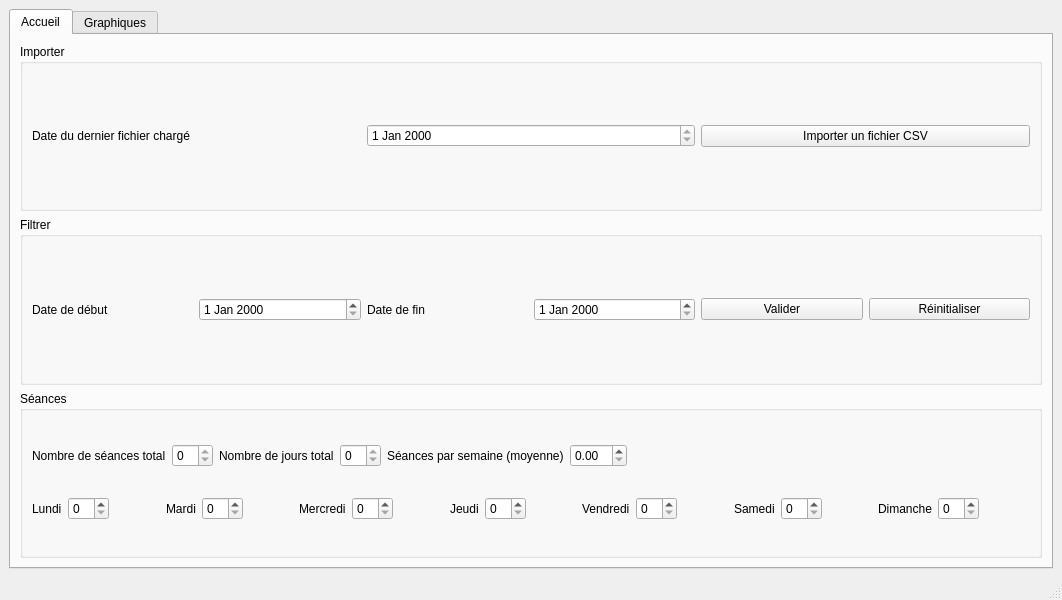
<?xml version="1.0" encoding="UTF-8"?>
<ui version="4.0">
 <class>MainWindow</class>
 <widget class="QMainWindow" name="MainWindow">
  <property name="geometry">
   <rect>
    <x>0</x>
    <y>0</y>
    <width>1062</width>
    <height>600</height>
   </rect>
  </property>
  <property name="windowTitle">
   <string>Workout Viewer</string>
  </property>
  <widget class="QWidget" name="centralwidget">
   <layout class="QVBoxLayout" name="verticalLayout">
    <item>
     <widget class="QTabWidget" name="tabWidget">
      <property name="currentIndex">
       <number>0</number>
      </property>
      <widget class="QWidget" name="tab">
       <attribute name="title">
        <string>Accueil</string>
       </attribute>
       <layout class="QHBoxLayout" name="horizontalLayout">
        <item>
         <layout class="QVBoxLayout" name="verticalLayout_4">
          <item>
           <widget class="QGroupBox" name="groupBox">
            <property name="title">
             <string>Importer</string>
            </property>
            <layout class="QHBoxLayout" name="horizontalLayout_4">
             <item>
              <widget class="QLabel" name="label">
               <property name="text">
                <string>Date du dernier fichier chargé</string>
               </property>
              </widget>
             </item>
             <item>
              <widget class="QDateEdit" name="lastDateInput">
               <property name="readOnly">
                <bool>true</bool>
               </property>
              </widget>
             </item>
             <item>
              <widget class="QPushButton" name="importCSVButton">
               <property name="text">
                <string>Importer un fichier CSV</string>
               </property>
              </widget>
             </item>
            </layout>
           </widget>
          </item>
          <item>
           <widget class="QGroupBox" name="groupBox_2">
            <property name="title">
             <string>Filtrer</string>
            </property>
            <layout class="QHBoxLayout" name="horizontalLayout_5">
             <item>
              <widget class="QLabel" name="label_2">
               <property name="text">
                <string>Date de début</string>
               </property>
              </widget>
             </item>
             <item>
              <widget class="QDateEdit" name="startEdit"/>
             </item>
             <item>
              <widget class="QLabel" name="label_3">
               <property name="text">
                <string>Date de fin</string>
               </property>
              </widget>
             </item>
             <item>
              <widget class="QDateEdit" name="endEdit"/>
             </item>
             <item>
              <widget class="QPushButton" name="validateButton">
               <property name="text">
                <string>Valider</string>
               </property>
               <property name="checkable">
                <bool>false</bool>
               </property>
              </widget>
             </item>
             <item>
              <widget class="QPushButton" name="resetButton">
               <property name="text">
                <string>Réinitialiser</string>
               </property>
              </widget>
             </item>
            </layout>
           </widget>
          </item>
          <item>
           <widget class="QGroupBox" name="groupBox_3">
            <property name="title">
             <string>Séances</string>
            </property>
            <layout class="QVBoxLayout" name="verticalLayout_2">
             <item>
              <layout class="QHBoxLayout" name="horizontalLayout_6">
               <item>
                <widget class="QLabel" name="label_4">
                 <property name="text">
                  <string>Nombre de séances total</string>
                 </property>
                </widget>
               </item>
               <item>
                <widget class="QSpinBox" name="totalSessionsInput">
                 <property name="readOnly">
                  <bool>true</bool>
                 </property>
                </widget>
               </item>
               <item>
                <widget class="QLabel" name="label_12">
                 <property name="text">
                  <string>Nombre de jours total</string>
                 </property>
                </widget>
               </item>
               <item>
                <widget class="QSpinBox" name="totalDaysSpin">
                 <property name="readOnly">
                  <bool>true</bool>
                 </property>
                </widget>
               </item>
               <item>
                <widget class="QLabel" name="label_13">
                 <property name="text">
                  <string>Séances par semaine (moyenne)</string>
                 </property>
                </widget>
               </item>
               <item>
                <widget class="QDoubleSpinBox" name="averageWorkoutsPerWeek"/>
               </item>
               <item>
                <spacer name="horizontalSpacer">
                 <property name="orientation">
                  <enum>Qt::Horizontal</enum>
                 </property>
                 <property name="sizeHint" stdset="0">
                  <size>
                   <width>40</width>
                   <height>20</height>
                  </size>
                 </property>
                </spacer>
               </item>
              </layout>
             </item>
             <item>
              <layout class="QHBoxLayout" name="horizontalLayout_7">
               <item>
                <widget class="QLabel" name="label_11">
                 <property name="text">
                  <string>Lundi</string>
                 </property>
                </widget>
               </item>
               <item>
                <widget class="QSpinBox" name="lundi"/>
               </item>
               <item>
                <spacer name="horizontalSpacer_2">
                 <property name="orientation">
                  <enum>Qt::Horizontal</enum>
                 </property>
                 <property name="sizeHint" stdset="0">
                  <size>
                   <width>40</width>
                   <height>20</height>
                  </size>
                 </property>
                </spacer>
               </item>
               <item>
                <widget class="QLabel" name="label_10">
                 <property name="text">
                  <string>Mardi</string>
                 </property>
                </widget>
               </item>
               <item>
                <widget class="QSpinBox" name="mardi"/>
               </item>
               <item>
                <spacer name="horizontalSpacer_3">
                 <property name="orientation">
                  <enum>Qt::Horizontal</enum>
                 </property>
                 <property name="sizeHint" stdset="0">
                  <size>
                   <width>40</width>
                   <height>20</height>
                  </size>
                 </property>
                </spacer>
               </item>
               <item>
                <widget class="QLabel" name="label_9">
                 <property name="text">
                  <string>Mercredi</string>
                 </property>
                </widget>
               </item>
               <item>
                <widget class="QSpinBox" name="mercredi"/>
               </item>
               <item>
                <spacer name="horizontalSpacer_4">
                 <property name="orientation">
                  <enum>Qt::Horizontal</enum>
                 </property>
                 <property name="sizeHint" stdset="0">
                  <size>
                   <width>40</width>
                   <height>20</height>
                  </size>
                 </property>
                </spacer>
               </item>
               <item>
                <widget class="QLabel" name="label_8">
                 <property name="text">
                  <string>Jeudi</string>
                 </property>
                </widget>
               </item>
               <item>
                <widget class="QSpinBox" name="jeudi"/>
               </item>
               <item>
                <spacer name="horizontalSpacer_5">
                 <property name="orientation">
                  <enum>Qt::Horizontal</enum>
                 </property>
                 <property name="sizeHint" stdset="0">
                  <size>
                   <width>40</width>
                   <height>20</height>
                  </size>
                 </property>
                </spacer>
               </item>
               <item>
                <widget class="QLabel" name="label_7">
                 <property name="text">
                  <string>Vendredi</string>
                 </property>
                </widget>
               </item>
               <item>
                <widget class="QSpinBox" name="vendredi"/>
               </item>
               <item>
                <spacer name="horizontalSpacer_6">
                 <property name="orientation">
                  <enum>Qt::Horizontal</enum>
                 </property>
                 <property name="sizeHint" stdset="0">
                  <size>
                   <width>40</width>
                   <height>20</height>
                  </size>
                 </property>
                </spacer>
               </item>
               <item>
                <widget class="QLabel" name="label_6">
                 <property name="text">
                  <string>Samedi</string>
                 </property>
                </widget>
               </item>
               <item>
                <widget class="QSpinBox" name="samedi"/>
               </item>
               <item>
                <spacer name="horizontalSpacer_7">
                 <property name="orientation">
                  <enum>Qt::Horizontal</enum>
                 </property>
                 <property name="sizeHint" stdset="0">
                  <size>
                   <width>40</width>
                   <height>20</height>
                  </size>
                 </property>
                </spacer>
               </item>
               <item>
                <widget class="QLabel" name="label_5">
                 <property name="text">
                  <string>Dimanche</string>
                 </property>
                </widget>
               </item>
               <item>
                <widget class="QSpinBox" name="dimanche"/>
               </item>
               <item>
                <spacer name="horizontalSpacer_8">
                 <property name="orientation">
                  <enum>Qt::Horizontal</enum>
                 </property>
                 <property name="sizeHint" stdset="0">
                  <size>
                   <width>40</width>
                   <height>20</height>
                  </size>
                 </property>
                </spacer>
               </item>
              </layout>
             </item>
            </layout>
           </widget>
          </item>
         </layout>
        </item>
        <item>
         <layout class="QVBoxLayout" name="allSessionsLayout"/>
        </item>
       </layout>
      </widget>
      <widget class="QWidget" name="tab_2">
       <attribute name="title">
        <string>Graphiques</string>
       </attribute>
       <layout class="QVBoxLayout" name="layout">
        <item>
         <widget class="QComboBox" name="exoSelect"/>
        </item>
        <item>
         <layout class="QVBoxLayout" name="graphsLayout"/>
        </item>
       </layout>
      </widget>
     </widget>
    </item>
   </layout>
  </widget>
  <widget class="QMenuBar" name="menubar">
   <property name="geometry">
    <rect>
     <x>0</x>
     <y>0</y>
     <width>1062</width>
     <height>21</height>
    </rect>
   </property>
  </widget>
  <widget class="QStatusBar" name="statusbar"/>
 </widget>
 <resources/>
 <connections/>
</ui>
